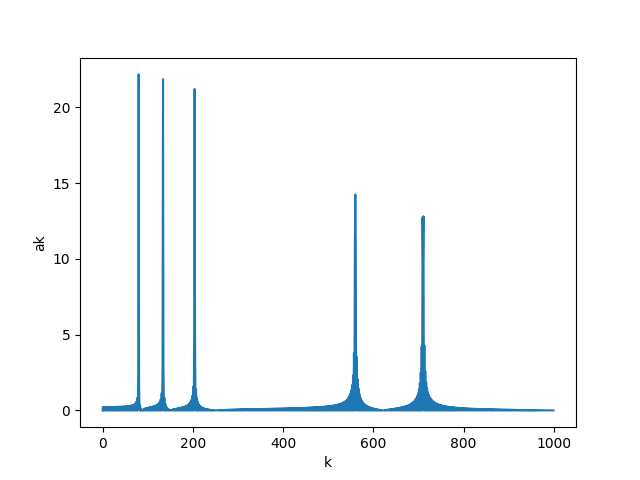
#> input picture freq.png, 640 x 480 px
$ python p2.py freq.png out.png   (older library calls are emulated)
#> lines starting #> are read from the running program, lines starting #| are printed output that depends on the picture; long printed decimals are rounded
### p1.py
import sys
import numpy as np
import os

import matplotlib
matplotlib.use('Agg')
import matplotlib.pyplot as plt

# [28 lines left out: functions plot_wave, plot_ak, CosineTrans, InvCosineTrans, not called in this run]

def gen_basis(N):
    # TODO
    B=np.zeros((N,N))
    for n in range(N):
      for k in range(N):
        if k==0:
          B[n,k]=1/(N**0.5)
        else:
          B[n,k]=(2**0.5)/(N**0.5)*np.cos((n+0.5)*k*np.pi/N)

    return B

# [32 lines that do not run on import are left out]

### p2.py
import cv2
import numpy as np
from p1 import gen_basis
import os
import sys

# input: Basis (B), 2D image array (I)
# output: coefficient in 2D (a)
def CosineTrans2d(B, I):
    a = B.T.dot(I[:,:,0].dot(B))
    return a

# input: Basis (B), coefficient in 2D (a)
# output: reconstructed image (I')
def InvCosineTrans2d(B, a):
    I =B.dot(a.dot(B.T))
    return I


'''
function : compress_grid
---
2D DCT -> coefficient -> inverse 2D DCT -> reconstructed and compressed image
'''
def compress_grid(I):
  count = 0
  N = len(I)

  # generate basis "B" and compute variable "DCT" coefficient of grid I
  B = gen_basis(N)
  # print(B.shape)
  DCT = CosineTrans2d(B, I)

  # make a copy for DCT
  DCT_chopped = DCT.copy()
  # quantize DCT given pre-defined Quantization matrix and do rounding
  DCT_quantized = np.around(DCT / Q_table)

  for x in range(N):
      for u in range(N):
          # convert the remaining DCT value
          DCT_chopped[x,u] = DCT_quantized[x, u] * Q_table[x, u]
          # count the number of values in matrix that has been set to 0
          if DCT_chopped[x,u] == 0.0:
            count += 1

  # do inverse 2D DCT on "DCT_chopped" to reconstruct the grid, save as "reconstruct_I"
  reconstruct_I = InvCosineTrans2d(B, DCT_chopped)

  return reconstruct_I + 128, count

if __name__ == '__main__':
  im_path = sys.argv[1]
  output_path = sys.argv[2]
  grid_sz = 8
  tot_count = 0 # count the number of value for compression
  Q_table = np.array(
    [[16,  11,  10,  16,  24,  40,  51,  61],
    [12,  12,  14,  19,  26,  58,  60,  55],
    [14,  13,  16,  24,  40,  57,  69,  56],
    [14,  17,  22,  29,  51,  87,  80,  62],
    [18,  22,  37,  56,  68, 109, 103,  77],
    [24,  35,  55,  64,  81, 104, 113,  92],
    [49,  64,  78,  87, 103, 121, 120, 101],
    [72,  92,  95,  98, 112, 100, 103,  99]]).astype(np.float)

  # control quality factor
  QF = 50.0
  scale = 200.0 - 2 * QF
  scale /= 100.0
  Q_table *= scale
  # read image
  I = cv2.imread(im_path).astype('float')
  I -= 128.0
  N = len(I)
#> N = 480

  reconstruct_I = np.zeros((N, N))
  # crop original image to 8*8 grid and do JPEG compression for each grid
  for r in range(N // grid_sz):
    for c in range(N // grid_sz):
      grid = I[r*grid_sz:r*grid_sz+grid_sz, c*grid_sz:c*grid_sz+grid_sz]
      reconstruct_chopped, count = compress_grid(grid)
      tot_count += count
      reconstruct_I[r*grid_sz:r*grid_sz+grid_sz, c*grid_sz:c*grid_sz+grid_sz] = reconstruct_chopped
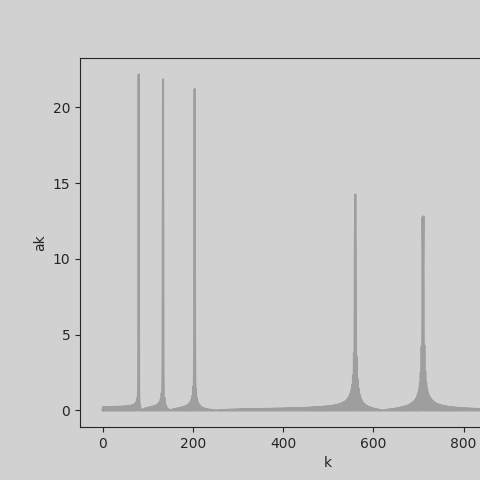
#> reconstruct_I: shape (480, 480) float64; min -55.86, max 322.5, mean 249.7; drawn with min black and max white
  print(f'JPEG compression: only use {1 - tot_count / (N * N)} size of original image')
#| JPEG compression: only use 0.04054 size of original image

  # save reconstructed image
  cv2.imwrite(os.path.join(output_path, 'reconstructed.png'), reconstruct_I)
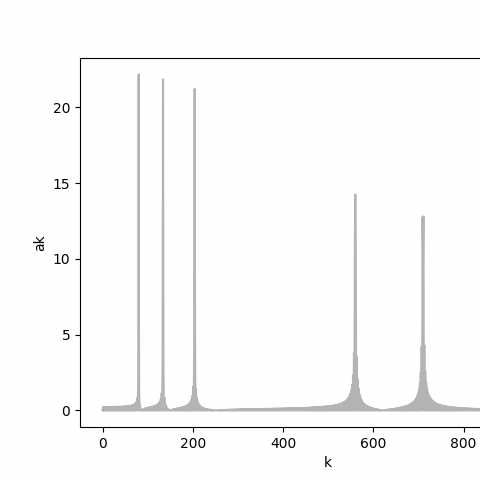
#> saved as reconstructed.png: shape (480, 480); min 0, max 255, mean 249.5

$ run again, with F1(1).png copied over freq.png
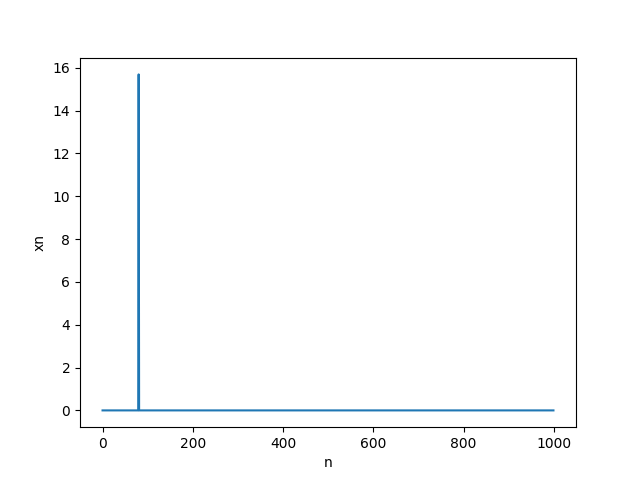
#> input picture F1(1).png, 640 x 480 px
#> `N = len(I)`: N = 480
#> after the loop `for r in range(N // grid_sz):`:
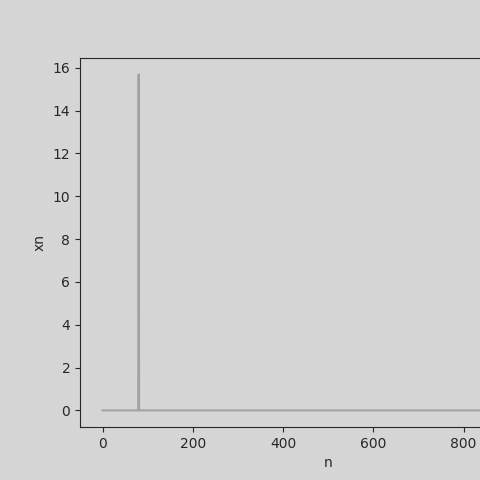
#> reconstruct_I: shape (480, 480) float64; min -57.71, max 315.1, mean 251.2; drawn with min black and max white
#| JPEG compression: only use 0.03656 size of original image
#> `cv2.imwrite(os.path.join(output_path, 'reconstructed.png'), reconstruc..`:
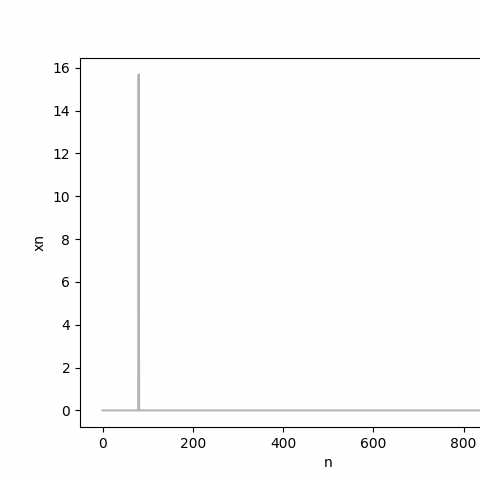
#> saved as reconstructed.png: shape (480, 480); min 0, max 255, mean 251

$ run again, with test_wave.png copied over freq.png
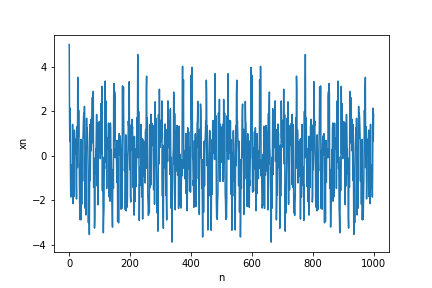
#> input picture test_wave.png, 432 x 288 px
#> `N = len(I)`: N = 288
#> after the loop `for r in range(N // grid_sz):`:
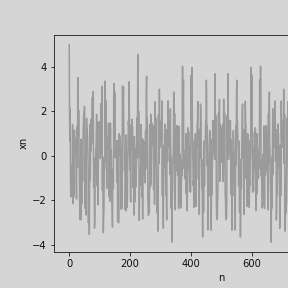
#> reconstruct_I: shape (288, 288) float64; min -19.86, max 308.9, mean 235.3; drawn with min black and max white
#| JPEG compression: only use 0.1012 size of original image
#> `cv2.imwrite(os.path.join(output_path, 'reconstructed.png'), reconstruc..`:
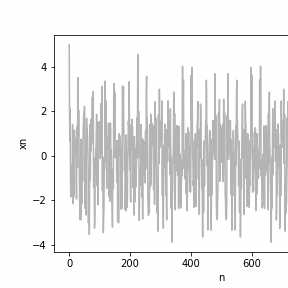
#> saved as reconstructed.png: shape (288, 288); min 0, max 255, mean 234.8
